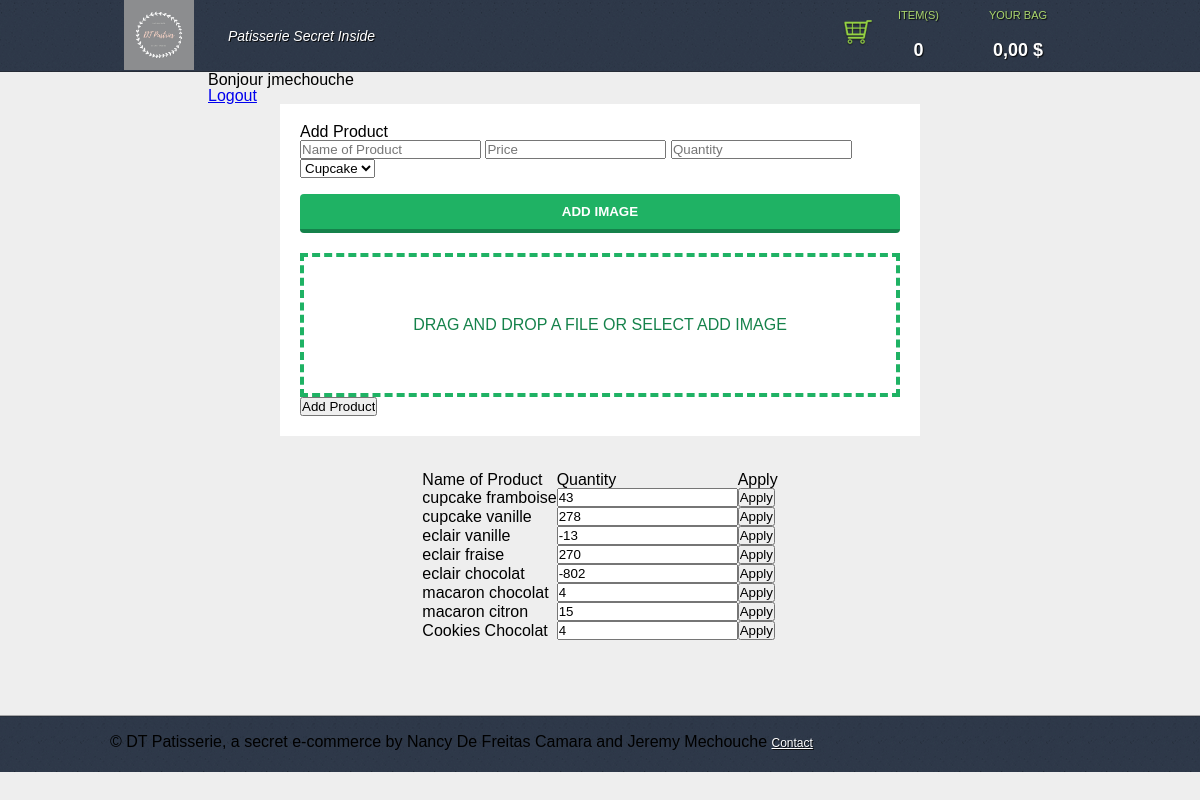
Page /admin.php (signed in) on the committed database.
### tables this page shows
CREATE TABLE IF NOT EXISTS `products` (
  `id` int(11) NOT NULL AUTO_INCREMENT,
  `name` varchar(255) NOT NULL,
  `price` float NOT NULL DEFAULT '0',
  `id_category` int(2) NOT NULL,
  `stock_quantity` int(11) NOT NULL,
  PRIMARY KEY (`id`)
);

### db.class.php (called while the page is built, shortened)
<?php
class DB{
	private $host = 'localhost';
	private $username = 'root';
	private $password = 'Mechassault93';
	private $database = 'tuto';
	private $db;
	public function __construct($host = null, $username = null, $password = null, $database = null){
		try{
			$this->db = new PDO('mysql:host='.$this->host.';dbname='.$this->database, $this->username, $this->password, array(
					PDO::MYSQL_ATTR_INIT_COMMAND => 'SET NAMES UTF8',
					PDO::ATTR_ERRMODE => PDO::ERRMODE_WARNING
				));
		}catch(PDOException $e){
			die('<h1>Impossible de se connecter a la base de donnee</h1>');
		}
	}
	public function query($sql, $data = array()){
		$req =$this->db->prepare($sql);
		$req->execute($data);
		return $req->fetchAll(PDO::FETCH_OBJ);
	}
}

### admin.php (the view, shortened to what this page needs)
<?php
require 'header.php';
?>
<div style="min-height: 400px;">
    <h1>Bonjour <?php echo $_SESSION['auth']->username; ?></h1>
    <a href="logout.php">Logout</a>
    <form action="" method="post" enctype="multipart/form-data">
        <div class="file-upload">
            <h1>Add Product</h1>
            <input type="text" name="name" placeholder="Name of Product" required="required">
            <input type="text" name="price" placeholder="Price" required="required">
            <input type="text" name="quantity" placeholder="Quantity" required="required">
            <select name="category">Categories
                <?php
                $categories = $DB->query('SELECT * FROM category');
                foreach ($categories as $key => $categorie) {
                    ?>
                    <option value="<?php echo $key; ?>"><?php echo $categorie->category; ?> </option>
                <?php } ?>
            </select>
            <br><br>
            <button class="file-upload-btn" type="button" onclick="$('.file-upload-input').trigger('click')">Add Image</button>
            <div class="image-upload-wrap">
                <div class="drag-text">
                    <h3>Drag and drop a file or select add Image</h3>
                </div>
            </div>
            <input type="submit" value="Add Product">
        </div>
    </form>
</div>
<?php
$products = $DB->query('SELECT * FROM products');
?>
<div style="position: relative;text-align: center;display: block;    min-height: 300px;">
    <table style="    text-align: center;
           position: relative;
           display: inline-block;">
        <tr>
            <td>Name of Product</td>
            <td>Quantity</td>
            <td>Apply</td>
        </tr>
        <?php foreach ($products as $product) { ?>
            <form method="POST" action="">
                <tr>
                    <td><?php echo $product->name; ?></td>
                    <td><input type="number" value="<?php echo $product->stock_quantity; ?>" name="quantity"></td>
                    <td><input type="submit" value="Apply"></td>
                </tr>
            </form>
        <?php }
        ?>
    </table>
</div>
<?php require_once 'footer.php'; ?>

### css/style.css (style rules this page uses)
html, body, div, span, applet, object, iframe, h1, h2, h3, h4, h5, h6, p, blockquote, pre, a, abbr, acronym, address, big, cite, code, del, dfn, em, img, ins, kbd, q, s, samp, small, strike, strong, sub, sup, tt, var, b, u, i, center, dl, dt, dd, ol, ul, li, fieldset, form, label, legend, table, caption, tbody, tfoot, thead, tr, th, td, article, aside, canvas, details, embed, figure, figcaption, footer, header, hgroup, menu, nav, output, ruby, section, summary, time, mark, audio, video { margin: 0; padding: 0; border: 0; font-size: 100%; font: inherit; vertical-align: baseline; }
body { line-height: 1; }
table { border-collapse: collapse; border-spacing: 0; }
caption, th, td { text-align: left; font-weight: normal; vertical-align: middle; }
* { margin: 0; padding: 0; }
html, body { height: 100%; }

### admin.php (style rules this page uses)
body { font-family: sans-serif; background-color: #eeeeee; }
.file-upload { background-color: #ffffff; width: 600px; margin: 0 auto; padding: 20px; }
.file-upload-btn { width: 100%; margin: 0; color: #fff; background: #1FB264; border: none; padding: 10px; border-radius: 4px; border-bottom: 4px solid #15824B; transition: all .2s ease; outline: none; text-transform: uppercase; font-weight: 700; }
.image-upload-wrap { margin-top: 20px; border: 4px dashed #1FB264; position: relative; }
.drag-text { text-align: center; }
.drag-text h3 { font-weight: 100; text-transform: uppercase; color: #15824B; padding: 60px 0; }

### rows in the picture
products: name "cupcake framboise", quantity "43"
products: name "cupcake vanille", quantity "278"
products: name "eclair vanille", quantity "-13"
products: name "eclair fraise", quantity "270"
products: name "eclair chocolat", quantity "-802"
products: name "macaron chocolat", quantity "4"
products: name "macaron citron", quantity "15"
products: name "Cookies Chocolat", quantity "4"

### other values in the picture
$panier->count() "0"
$panier->total() "0,00"
$_SESSION['auth']->username "jmechouche"
form field category "Cupcake"
